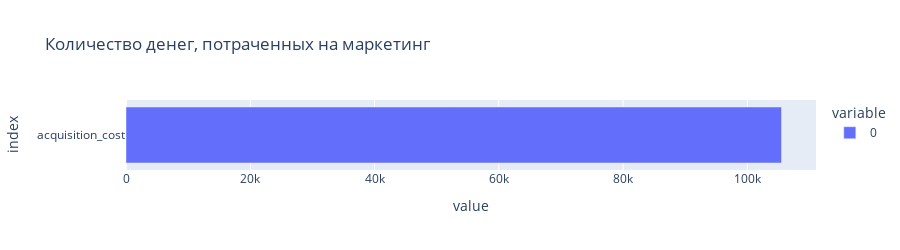

Notebook code cell kept with this figure:
### Markdown cell above
## Сколько денег потратили? Всего / на каждый источник / по времени

### Code cell
px.bar(profiles.agg({'acquisition_cost': 'sum'}),
       height=250, orientation='h',
       title='Количество денег, потраченных на маркетинг')

### Figure 1 — Plotly figure (JSON) as saved in the notebook; plotly's stock layout.template omitted (floating-point values rounded to 4 significant figures)
{"data": [{"alignmentgroup": "True", "hovertemplate": "variable=0<br>value=%{x}<br>index=%{y}<extra></extra>", "legendgroup": "0", "marker": {"color": "#636efa", "pattern": {"shape": ""}}, "name": "0", "offsetgroup": "0", "orientation": "h", "showlegend": true, "textposition": "auto", "type": "bar", "x": [105500.0], "xaxis": "x", "y": ["acquisition_cost"], "yaxis": "y"}], "layout": {"barmode": "relative", "height": 250, "legend": {"title": {"text": "variable"}, "tracegroupgap": 0}, "title": {"text": "Количество денег, потраченных на маркетинг"}, "xaxis": {"anchor": "y", "domain": [0, 1], "title": {"text": "value"}}, "yaxis": {"anchor": "x", "domain": [0, 1], "title": {"text": "index"}}}}
